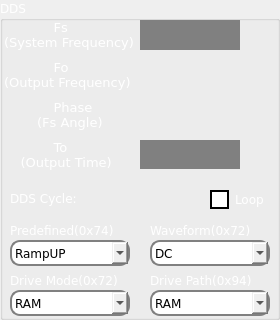
  <widget class="QGroupBox" name="grpDDS">
   <property name="geometry">
    <rect>
     <x>10</x>
     <y>200</y>
     <width>280</width>
     <height>320</height>
    </rect>
   </property>
   <property name="palette">
    <palette>
     <active>
      <colorrole role="WindowText">
       <brush brushstyle="SolidPattern">
        <color alpha="255">
         <red>255</red>
         <green>255</green>
         <blue>255</blue>
        </color>
       </brush>
      </colorrole>
      <colorrole role="Text">
       <brush brushstyle="SolidPattern">
        <color alpha="255">
         <red>255</red>
         <green>255</green>
         <blue>255</blue>
        </color>
       </brush>
      </colorrole>
      <colorrole role="ButtonText">
       <brush brushstyle="SolidPattern">
        <color alpha="255">
         <red>255</red>
         <green>255</green>
         <blue>255</blue>
        </color>
       </brush>
      </colorrole>
      <colorrole role="Base">
       <brush brushstyle="SolidPattern">
        <color alpha="255">
         <red>85</red>
         <green>0</green>
         <blue>0</blue>
        </color>
       </brush>
      </colorrole>
      <colorrole role="Shadow">
       <brush brushstyle="SolidPattern">
        <color alpha="255">
         <red>85</red>
         <green>0</green>
         <blue>0</blue>
        </color>
       </brush>
      </colorrole>
     </active>
     <inactive>
      <colorrole role="WindowText">
       <brush brushstyle="SolidPattern">
        <color alpha="255">
         <red>255</red>
         <green>255</green>
         <blue>255</blue>
        </color>
       </brush>
      </colorrole>
      <colorrole role="Text">
       <brush brushstyle="SolidPattern">
        <color alpha="255">
         <red>255</red>
         <green>255</green>
         <blue>255</blue>
        </color>
       </brush>
      </colorrole>
      <colorrole role="ButtonText">
       <brush brushstyle="SolidPattern">
        <color alpha="255">
         <red>255</red>
         <green>255</green>
         <blue>255</blue>
        </color>
       </brush>
      </colorrole>
      <colorrole role="Base">
       <brush brushstyle="SolidPattern">
        <color alpha="255">
         <red>85</red>
         <green>0</green>
         <blue>0</blue>
        </color>
       </brush>
      </colorrole>
      <colorrole role="Shadow">
       <brush brushstyle="SolidPattern">
        <color alpha="255">
         <red>85</red>
         <green>0</green>
         <blue>0</blue>
        </color>
       </brush>
      </colorrole>
     </inactive>
     <disabled>
      <colorrole role="WindowText">
       <brush brushstyle="SolidPattern">
        <color alpha="255">
         <red>255</red>
         <green>255</green>
         <blue>255</blue>
        </color>
       </brush>
      </colorrole>
      <colorrole role="Text">
       <brush brushstyle="SolidPattern">
        <color alpha="255">
         <red>255</red>
         <green>255</green>
         <blue>255</blue>
        </color>
       </brush>
      </colorrole>
      <colorrole role="ButtonText">
       <brush brushstyle="SolidPattern">
        <color alpha="255">
         <red>255</red>
         <green>255</green>
         <blue>255</blue>
        </color>
       </brush>
      </colorrole>
      <colorrole role="Base">
       <brush brushstyle="SolidPattern">
        <color alpha="255">
         <red>108</red>
         <green>108</green>
         <blue>107</blue>
        </color>
       </brush>
      </colorrole>
      <colorrole role="Shadow">
       <brush brushstyle="SolidPattern">
        <color alpha="255">
         <red>85</red>
         <green>0</green>
         <blue>0</blue>
        </color>
       </brush>
      </colorrole>
     </disabled>
    </palette>
   </property>
   <property name="font">
    <font>
     <family>DejaVu Sans</family>
    </font>
   </property>
   <property name="title">
    <string>DDS</string>
   </property>
   <widget class="QLabel" name="label_8">
    <property name="geometry">
     <rect>
      <x>0</x>
      <y>20</y>
      <width>141</width>
      <height>30</height>
     </rect>
    </property>
    <property name="font">
     <font>
      <family>DejaVu Sans</family>
      <pointsize>10</pointsize>
     </font>
    </property>
    <property name="text">
     <string>             Fs
 (System Frequency)</string>
    </property>
   </widget>
   <widget class="QLineEdit" name="leFS">
    <property name="geometry">
     <rect>
      <x>140</x>
      <y>20</y>
      <width>100</width>
      <height>30</height>
     </rect>
    </property>
    <property name="focusPolicy">
     <enum>Qt::NoFocus</enum>
    </property>
    <property name="styleSheet">
     <string notr="true"> QLineEdit {
     border: 2px solid gray;
     border-radius: 23px;
     padding: 0 8px;
     background: gray;
     selection-background-color: darkgray;
	 color:white;
     font: bold 12px;
 }</string>
    </property>
    <property name="text">
     <string/>
    </property>
   </widget>
   <widget class="QLabel" name="label_9">
    <property name="geometry">
     <rect>
      <x>0</x>
      <y>60</y>
      <width>141</width>
      <height>30</height>
     </rect>
    </property>
    <property name="font">
     <font>
      <family>DejaVu Sans</family>
      <pointsize>10</pointsize>
     </font>
    </property>
    <property name="text">
     <string>             Fo
 (Output Frequency)</string>
    </property>
   </widget>
   <widget class="QLabel" name="label_10">
    <property name="geometry">
     <rect>
      <x>0</x>
      <y>140</y>
      <width>141</width>
      <height>30</height>
     </rect>
    </property>
    <property name="font">
     <font>
      <family>DejaVu Sans</family>
      <pointsize>10</pointsize>
     </font>
    </property>
    <property name="text">
     <string>             To  
     (Output Time)</string>
    </property>
   </widget>
   <widget class="QLineEdit" name="leOutputTime">
    <property name="geometry">
     <rect>
      <x>140</x>
      <y>140</y>
      <width>100</width>
      <height>29</height>
     </rect>
    </property>
    <property name="focusPolicy">
     <enum>Qt::NoFocus</enum>
    </property>
    <property name="styleSheet">
     <string notr="true"> QLineEdit {
     border: 2px solid gray;
     border-radius: 23px;
     padding: 0 8px;
     background: gray;
     selection-background-color: darkgray;
	 color:white;
     font: bold 12px;
 }</string>
    </property>
    <property name="text">
     <string/>
    </property>
   </widget>
   <widget class="QLabel" name="FoUnit">
    <property name="geometry">
     <rect>
      <x>240</x>
      <y>60</y>
      <width>31</width>
      <height>30</height>
     </rect>
    </property>
    <property name="font">
     <font>
      <pointsize>-1</pointsize>
      <weight>75</weight>
      <italic>false</italic>
      <bold>true</bold>
     </font>
    </property>
    <property name="styleSheet">
     <string notr="true"> QLabel {
      color:white;
     font: bold 12px;
 }</string>
    </property>
    <property name="text">
     <string/>
    </property>
   </widget>
   <widget class="QLabel" name="opUnit">
    <property name="geometry">
     <rect>
      <x>240</x>
      <y>140</y>
      <width>31</width>
      <height>29</height>
     </rect>
    </property>
    <property name="font">
     <font>
      <pointsize>-1</pointsize>
      <weight>75</weight>
      <italic>false</italic>
      <bold>true</bold>
     </font>
    </property>
    <property name="styleSheet">
     <string notr="true"> QLabel {
     color:white;
     font: bold 12px;
 }</string>
    </property>
    <property name="text">
     <string/>
    </property>
   </widget>
   <widget class="QLabel" name="FsUnit">
    <property name="geometry">
     <rect>
      <x>240</x>
      <y>20</y>
      <width>31</width>
      <height>30</height>
     </rect>
    </property>
    <property name="font">
     <font>
      <pointsize>-1</pointsize>
      <weight>75</weight>
      <italic>false</italic>
      <bold>true</bold>
     </font>
    </property>
    <property name="styleSheet">
     <string notr="true"> QLabel {
   	 color:white;
     font: bold 12px;
 }</string>
    </property>
    <property name="text">
     <string/>
    </property>
   </widget>
   <widget class="QLabel" name="label_25">
    <property name="geometry">
     <rect>
      <x>0</x>
      <y>100</y>
      <width>141</width>
      <height>30</height>
     </rect>
    </property>
    <property name="font">
     <font>
      <family>DejaVu Sans</family>
      <pointsize>10</pointsize>
     </font>
    </property>
    <property name="text">
     <string>             Phase  
         (Fs Angle)</string>
    </property>
   </widget>
   <widget class="QLabel" name="phaseUnit">
    <property name="geometry">
     <rect>
      <x>240</x>
      <y>100</y>
      <width>31</width>
      <height>29</height>
     </rect>
    </property>
    <property name="font">
     <font>
      <pointsize>-1</pointsize>
      <weight>75</weight>
      <italic>false</italic>
      <bold>true</bold>
     </font>
    </property>
    <property name="styleSheet">
     <string notr="true"> QLabel {
     color:white;
     font: bold 12px;
 }</string>
    </property>
    <property name="text">
     <string/>
    </property>
   </widget>
   <widget class="QComboBox" name="comboBox">
    <property name="geometry">
     <rect>
      <x>10</x>
      <y>240</y>
      <width>120</width>
      <height>26</height>
     </rect>
    </property>
    <property name="font">
     <font>
      <family>DejaVu Sans</family>
     </font>
    </property>
    <property name="styleSheet">
     <string notr="true">border: 2px solid gray;
border-radius: 10px;</string>
    </property>
    <item>
     <property name="text">
      <string>RampUP</string>
     </property>
    </item>
    <item>
     <property name="text">
      <string>RampDown</string>
     </property>
    </item>
    <item>
     <property name="text">
      <string>Triangle</string>
     </property>
    </item>
    <item>
     <property name="text">
      <string>Square</string>
     </property>
    </item>
   </widget>
   <widget class="QLabel" name="selectWaveform">
    <property name="geometry">
     <rect>
      <x>10</x>
      <y>220</y>
      <width>130</width>
      <height>20</height>
     </rect>
    </property>
    <property name="font">
     <font>
      <family>DejaVu Sans</family>
     </font>
    </property>
    <property name="text">
     <string>Predefined(0x74)</string>
    </property>
   </widget>
   <widget class="QLabel" name="label_26">
    <property name="geometry">
     <rect>
      <x>10</x>
      <y>190</y>
      <width>91</width>
      <height>17</height>
     </rect>
    </property>
    <property name="font">
     <font>
      <family>DejaVu Sans</family>
     </font>
    </property>
    <property name="text">
     <string>DDS Cycle:</string>
    </property>
   </widget>
   <widget class="QCheckBox" name="countLoop">
    <property name="geometry">
     <rect>
      <x>210</x>
      <y>187</y>
      <width>61</width>
      <height>25</height>
     </rect>
    </property>
    <property name="font">
     <font>
      <pointsize>-1</pointsize>
      <weight>50</weight>
      <italic>false</italic>
      <bold>false</bold>
     </font>
    </property>
    <property name="focusPolicy">
     <enum>Qt::NoFocus</enum>
    </property>
    <property name="styleSheet">
     <string notr="true">QCheckBox{
font: 12px;
color:white
}
 QCheckBox::indicator {
     width: 15px;
     height:15px;
   border: 2px solid black;
	 

 }
 QCheckBox::indicator::unchecked {
		background-color:white;
     }

     QCheckBox::indicator:unchecked:hover {
		background-color:white;
     }

     QCheckBox::indicator:unchecked:pressed {
		background-color:white;
     }

     QCheckBox::indicator::checked {
		background-color:#f2a400;
     }

     QCheckBox::indicator:checked:hover {
		background-color:#f2a400;
     }

     QCheckBox::indicator:checked:pressed {
		background-color:#f2a400;
     }</string>
    </property>
    <property name="text">
     <string>Loop</string>
    </property>
   </widget>
   <widget class="QComboBox" name="comboBox_2">
    <property name="geometry">
     <rect>
      <x>150</x>
      <y>240</y>
      <width>120</width>
      <height>26</height>
     </rect>
    </property>
    <property name="font">
     <font>
      <family>DejaVu Sans</family>
     </font>
    </property>
    <property name="styleSheet">
     <string notr="true">border: 2px solid gray;
border-radius: 10px;</string>
    </property>
    <item>
     <property name="text">
      <string>DC</string>
     </property>
    </item>
    <item>
     <property name="text">
      <string>Predefined</string>
     </property>
    </item>
    <item>
     <property name="text">
      <string>Pseudo</string>
     </property>
    </item>
    <item>
     <property name="text">
      <string>DDS</string>
     </property>
    </item>
   </widget>
   <widget class="QComboBox" name="comboBox_3">
    <property name="geometry">
     <rect>
      <x>10</x>
      <y>290</y>
      <width>120</width>
      <height>26</height>
     </rect>
    </property>
    <property name="font">
     <font>
      <family>DejaVu Sans</family>
     </font>
    </property>
    <property name="styleSheet">
     <string notr="true">border: 2px solid gray;
border-radius: 10px;</string>
    </property>
    <item>
     <property name="text">
      <string>RAM</string>
     </property>
    </item>
    <item>
     <property name="text">
      <string>DDS+</string>
     </property>
    </item>
    <item>
     <property name="text">
      <string>Modulated</string>
     </property>
    </item>
    <item>
     <property name="text">
      <string>Reserved</string>
     </property>
    </item>
   </widget>
   <widget class="QComboBox" name="comboBox_4">
    <property name="geometry">
     <rect>
      <x>150</x>
      <y>290</y>
      <width>120</width>
      <height>26</height>
     </rect>
    </property>
    <property name="font">
     <font>
      <family>DejaVu Sans</family>
     </font>
    </property>
    <property name="styleSheet">
     <string notr="true">border: 2px solid gray;
border-radius: 10px;</string>
    </property>
    <item>
     <property name="text">
      <string>RAM</string>
     </property>
    </item>
    <item>
     <property name="text">
      <string>DDS</string>
     </property>
    </item>
    <item>
     <property name="text">
      <string>Modulated</string>
     </property>
    </item>
    <item>
     <property name="text">
      <string>Reserved</string>
     </property>
    </item>
   </widget>
   <widget class="QLabel" name="selectWaveform_2">
    <property name="geometry">
     <rect>
      <x>10</x>
      <y>270</y>
      <width>130</width>
      <height>20</height>
     </rect>
    </property>
    <property name="font">
     <font>
      <family>DejaVu Sans</family>
     </font>
    </property>
    <property name="text">
     <string>Drive Mode(0x72)</string>
    </property>
   </widget>
   <widget class="QLabel" name="selectWaveform_3">
    <property name="geometry">
     <rect>
      <x>150</x>
      <y>270</y>
      <width>130</width>
      <height>20</height>
     </rect>
    </property>
    <property name="font">
     <font>
      <family>DejaVu Sans</family>
     </font>
    </property>
    <property name="text">
     <string>Drive Path(0x94)</string>
    </property>
   </widget>
   <widget class="QLabel" name="selectWaveform_4">
    <property name="geometry">
     <rect>
      <x>150</x>
      <y>220</y>
      <width>130</width>
      <height>20</height>
     </rect>
    </property>
    <property name="font">
     <font>
      <family>DejaVu Sans</family>
     </font>
    </property>
    <property name="text">
     <string>Waveform(0x72)</string>
    </property>
   </widget>
  </widget>
